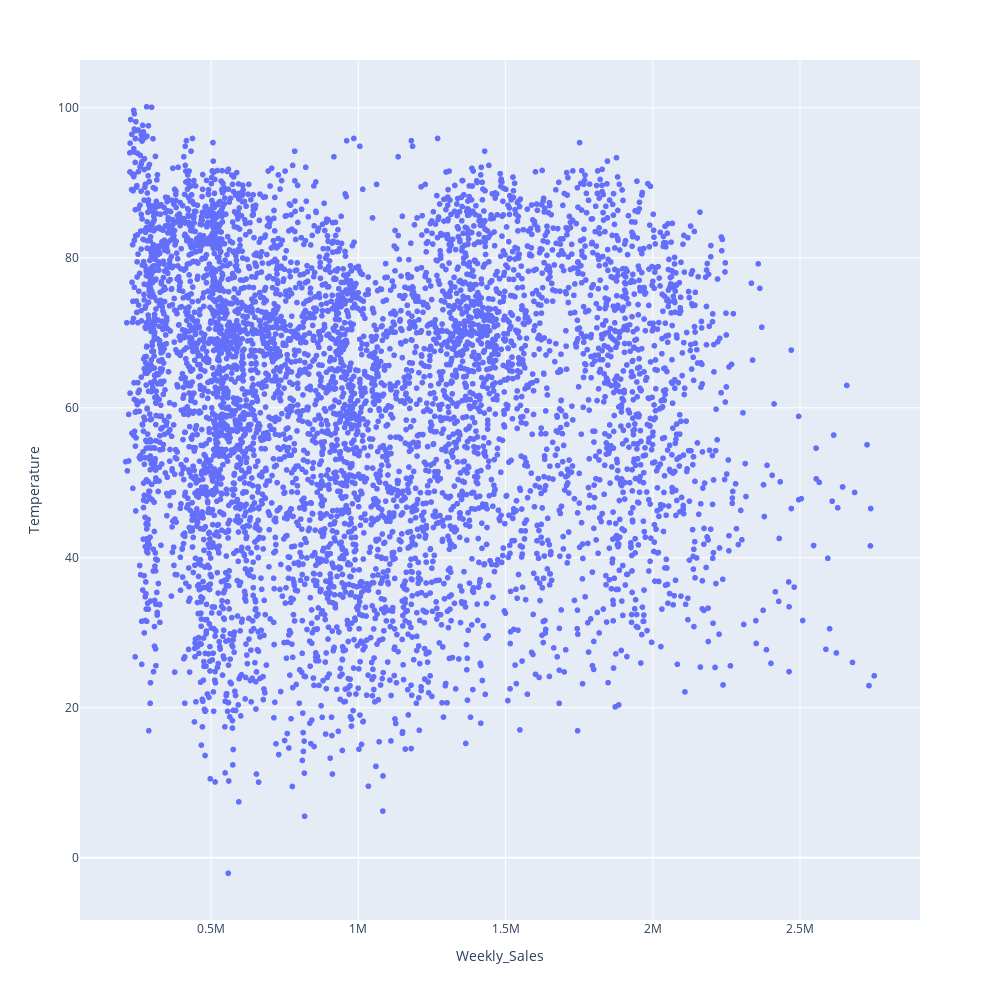

Notebook code for this chart:
### Code cell
fig = px.scatter(df_ts, x="Weekly_Sales", y="Temperature")
fig.update_layout(
    autosize=False,
    width=1000,
    height=1000)
fig.show()

### Figure 1 — Plotly figure (JSON) as saved in the notebook; plotly's stock layout.template omitted (floating-point values rounded to 4 significant figures; data arrays with more than 128 entries replaced by an {"elided": "..."} marker saying what was removed)
{"data": [{"hovertemplate": "Weekly_Sales=%{x}<br>Temperature=%{y}<extra></extra>", "legendgroup": "", "marker": {"color": "#636efa", "symbol": "circle"}, "mode": "markers", "name": "", "showlegend": false, "type": "scattergl", "x": {"elided": "5925 float values"}, "xaxis": "x", "y": {"elided": "5925 float values"}, "yaxis": "y"}], "layout": {"autosize": false, "height": 1000, "legend": {"tracegroupgap": 0}, "margin": {"t": 60}, "width": 1000, "xaxis": {"anchor": "y", "autorange": true, "domain": [0, 1], "range": [54610.0, 2908000.0], "title": {"text": "Weekly_Sales"}, "type": "linear"}, "yaxis": {"anchor": "x", "autorange": true, "domain": [0, 1], "range": [-8.293, 106.4], "title": {"text": "Temperature"}, "type": "linear"}}}
